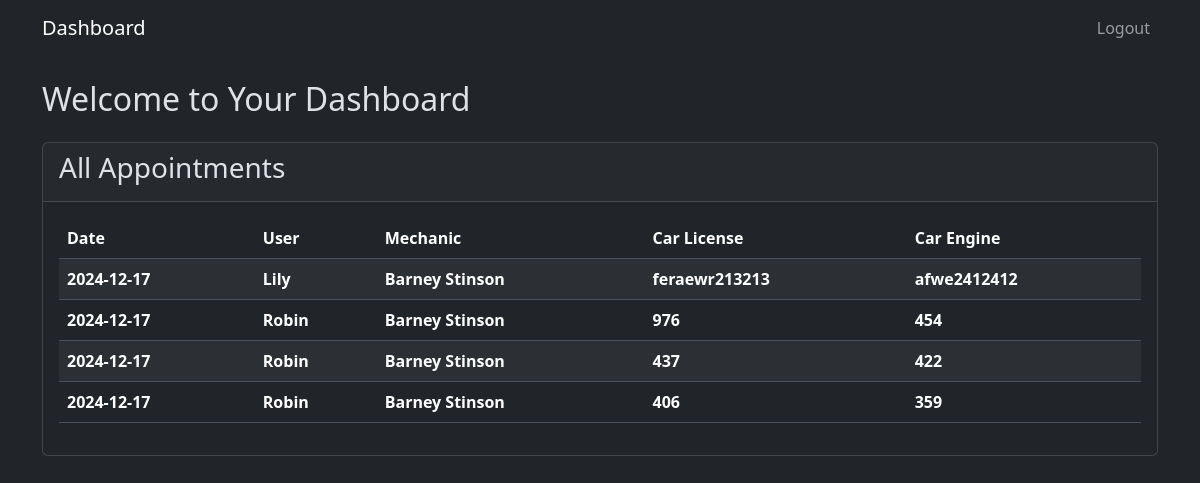
The page /admin on the database its author committed.
### tables this page shows
CREATE TABLE "Appointments" (
	"id"	INTEGER,
	"userID"	INTEGER,
	"mechanicID"	INTEGER,
	"carAppointmentDate"	DATETIME DEFAULT CURRENT_TIMESTAMP,
	"carLicenseNumber"	TEXT,
	"carEngineNumber"	INTEGER,
	PRIMARY KEY("id" AUTOINCREMENT),
	FOREIGN KEY("mechanicID") REFERENCES "mechanic"("id"),
	FOREIGN KEY("userID") REFERENCES "Users"("id")
);

CREATE TABLE "Users" (
	"id"	INTEGER,
	"name"	TEXT,
	"address"	TEXT,
	"phone"	TEXT,
	"username"	TEXT,
	"password"	TEXT,
	"role"	TEXT DEFAULT 'Client',
	PRIMARY KEY("id")
);

### app.py (the view)
@app.route('/admin')
def admin():
    tdata = getClientAppointments()
    data = []
    for i in tdata:
        data.append((getClientName(i[1]), getMechanicName(i[2]), i[3], i[4], i[5]))
    return render_template('admin.html', data=data)

### helper.py (called while the page is built)
def dbConnect():
    return sqlite3.connect('main.db')

def getClientAppointments():
    connection = dbConnect()
    cursor = connection.cursor()
    cursor.execute(f"SELECT * FROM Appointments")
    result = cursor.fetchall()
    connection.close()
    return result

def getClientName(userid):
    connection = dbConnect()
    cursor = connection.cursor()
    cursor.execute(f"SELECT name FROM Users WHERE id='{userid}'")
    result = cursor.fetchall()
    connection.close()
    return result[0][0]

def getMechanicName(mechaID):
    connection = dbConnect()
    cursor = connection.cursor()
    cursor.execute(f"SELECT first_name, last_name FROM mechanic WHERE id='{mechaID}'")
    result = cursor.fetchall()
    connection.close()
    return result[0][0]+" "+result[0][1]

### templates/admin.html (shortened to what this page needs)
<!DOCTYPE html>
<html lang="en"data-bs-theme="dark">
<head>
    <link href="https://cdn.jsdelivr.net/npm/bootstrap@5.3.2/dist/css/bootstrap.min.css" rel="stylesheet">
</head>
<body>
    <nav class="navbar navbar-expand-lg navbar-dark bg-dark">
        <div class="container">
            <a class="navbar-brand" href="#">Dashboard</a>
            <div class="collapse navbar-collapse" id="navbarNav">
                <ul class="navbar-nav ms-auto">
                    <li class="nav-item">
                        <a class="nav-link" href="/logout">Logout</a>
                    </li>
                </ul>
            </div>
        </div>
    </nav>
    <div class="container mt-4">
        <div class="row">
            <div class="col-12">
                <div class="d-flex justify-content-between align-items-center mb-4">
                    <h2 class="mb-0">Welcome to Your Dashboard</h2>
                </div>
                <div class="card">
                    <div class="card-header">
                        <h3 class="card-title">All Appointments</h3>
                    </div>
                    <div class="card-body">
                        <table class="table table-striped">
                            <thead>
                                <tr>
                                    <th>Date</th>
                                    <th>User</th>
                                    <th>Mechanic</th>
                                    <th>Car License</th>
                                    <th>Car Engine</th>
                                </tr>
                            </thead>
                            <tbody>
                                {% for i in data %}
                                <tr>
                                    <th>{{i[2]}}</th>
                                    <th>{{i[0]}}</th>
                                    <th>{{i[1]}}</th>
                                    <th>{{i[3]}}</th>
                                    <th>{{i[4]}}</th>
                                </tr>
                                {% endfor%}
                            </tbody>
                        </table>
                    </div>
                </div>
            </div>
        </div>
    </div>
</body>
</html>

### rows shown on the page
Appointments: carAppointmentDate "2024-12-17", carLicenseNumber "feraewr213213", carEngineNumber "afwe2412412"
Users: name "Lily"
Appointments: carAppointmentDate "2024-12-17", carLicenseNumber "976", carEngineNumber "454"
Users: name "Robin" "Robin" "Robin"
Appointments: carAppointmentDate "2024-12-17", carLicenseNumber "437", carEngineNumber "422"
Appointments: carAppointmentDate "2024-12-17", carLicenseNumber "406", carEngineNumber "359"

### other values the page prints
{{ i[1] }} "Barney Stinson" "Barney Stinson" "Barney Stinson" "Barney Stinson"
